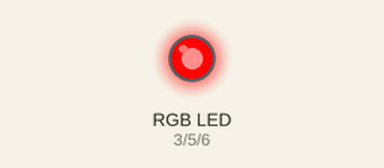
The sketch below on a simulated Arduino Uno, built with avr-gcc and run on an emulated ATmega328P. On the bench: an RGB LED mixed from three pins (HIGH = lit). Dim RGB values are drawn brighter than linear.

Above: at 0.05 s.
At 0.95 s:
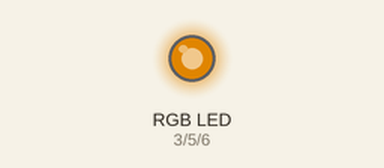
At 1.8 s:
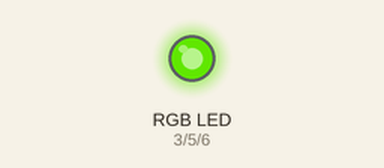
At 3.6 s:
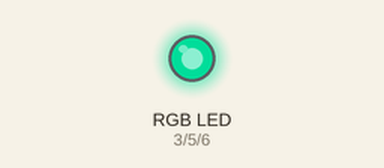
At 5.35 s:
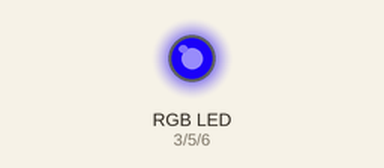
At 7.15 s:
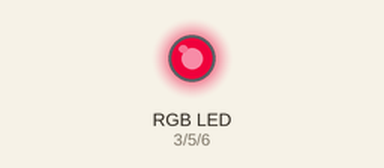
Timing chart, 0 to 10.0 s (numbered marks = the images above):
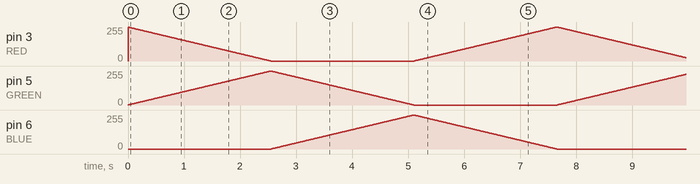

The sketch:

lesson4.ino
```cpp
#define RED 3
#define GREEN 5
#define BLUE 6
#define delayTime 10

void setup() {
    pinMode(RED, OUTPUT);
    pinMode(GREEN, OUTPUT);
    pinMode(BLUE, OUTPUT);
    digitalWrite(RED, HIGH);
    digitalWrite(GREEN, LOW);
    digitalWrite(BLUE, LOW);
}

void loop() {
    cycleColors(RED, GREEN);
    cycleColors(GREEN, BLUE);
    cycleColors(BLUE, RED);
}

void cycleColors(int decreseColor, int increaseColor) {
    int currenColorValue = 255;
    int nextColorValue = 0;
    for(int i = 0; i < 255; i += 1) {
        currenColorValue -= 1;
        nextColorValue += 1;
        analogWrite(decreseColor, currenColorValue);
        analogWrite(increaseColor, nextColorValue);
        delay(delayTime);
    }
}
```
